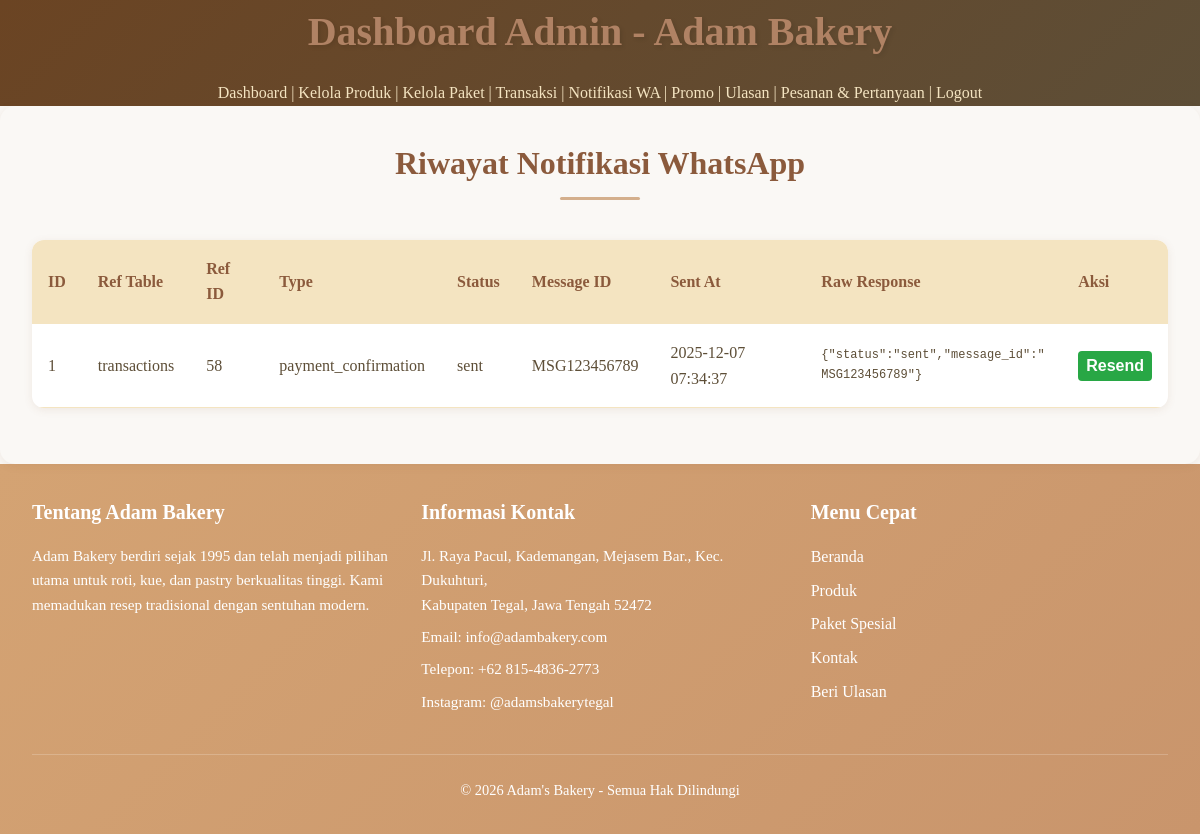
Page /admin/wa_notifications.php (signed in) on the committed database.
### tables this page shows
CREATE TABLE wa_notifications (
    id INT AUTO_INCREMENT PRIMARY KEY,
    ref_table VARCHAR(50) NOT NULL, 
    ref_id INT NOT NULL,
    type VARCHAR(50) NOT NULL,
    status VARCHAR(50) NOT NULL,
    message_id VARCHAR(255) DEFAULT NULL,
    raw_response TEXT DEFAULT NULL,
    sent_at TIMESTAMP DEFAULT CURRENT_TIMESTAMP
);

### admin/wa_notifications.php (the view, shortened to what this page needs)
<?php
include '../backend/db.php';
$sql = "SELECT * FROM wa_notifications ORDER BY sent_at DESC LIMIT 200";
$notifications = $conn->query($sql);
?>
<!DOCTYPE html>
<html lang="id">
<head>
    <link rel="stylesheet" href="/assets/css/style.css">
</head>
<body>
<header class="admin-header">
    <h1>Dashboard Admin - Adam Bakery</h1>
    <nav class="admin-nav">
        <a href="dashboard.php">Dashboard</a> |
        <a href="manage_products.php">Kelola Produk</a> |
        <a href="manage_packages.php">Kelola Paket</a> |
        <a href="view_transactions.php">Transaksi</a> |
        <a href="wa_notifications.php">Notifikasi WA</a> |
        <a href="admin_promos.php">Promo</a> |
        <a href="view_reviews.php">Ulasan</a> |
        <a href="view_custom_orders.php">Pesanan & Pertanyaan</a> |
        <a href="logout.php">Logout</a>
    </nav>
</header>
<main>
    <h2>Riwayat Notifikasi WhatsApp</h2>
    <table>
        <thead>
            <tr>
                <th>ID</th>
                <th>Ref Table</th>
                <th>Ref ID</th>
                <th>Type</th>
                <th>Status</th>
                <th>Message ID</th>
                <th>Sent At</th>
                <th>Raw Response</th>
                <th>Aksi</th>
            </tr>
        </thead>
        <tbody>
            <?php while ($row = $notifications->fetch_assoc()): ?>
            <tr>
                <td><?php echo $row['id']; ?></td>
                <td><?php echo htmlspecialchars($row['ref_table']); ?></td>
                <td><?php echo $row['ref_id']; ?></td>
                <td><?php echo htmlspecialchars($row['type']); ?></td>
                <td><?php echo htmlspecialchars($row['status']); ?></td>
                <td><?php echo htmlspecialchars($row['message_id']); ?></td>
                <td><?php echo htmlspecialchars($row['sent_at']); ?></td>
                <td style="max-width:300px; overflow:auto;"><pre style="white-space:pre-wrap; word-break:break-word; font-size:12px;"><?php echo htmlspecialchars($row['raw_response']); ?></pre></td>
                <td>
                    <form method="post" onsubmit="return confirm('Kirim ulang notifikasi ini ke admin?');">
                        <button type="submit" style="padding:6px 8px; background:#28a745; color:#fff; border:none; border-radius:4px;">Resend</button>
                    </form>
                </td>
            </tr>
            <?php endwhile; ?>
        </tbody>
    </table>
</main>
<?php include __DIR__ . '/../includes/footer.php'; ?>
</body>
</html>

### assets/css/style.css (style rules this page uses)
* { margin: 0; padding: 0; box-sizing: border-box; }
html, body { height: 100%; }
body { font-family: "Georgia", "Times New Roman", serif; font-size: 1rem; line-height: 1.6; color: #5d4e37; background-color: #faf8f5; display: flex; flex-direction: column; }
:root { --color-primary: #8b5a3c; --color-primary-dark: #6b4423; --color-primary-light: #c19a6b; --color-secondary: #d4af8c; --color-secondary-light: #f4e4c1; --color-secondary-lighter: #fff8e7; --color-white: #ffffff; --color-light-bg: #faf8f5; --color-light-border: #f0e0c0; --color-text-primary: #5d4e37; --color-text-secondary: #6b5b47; --color-text-light: #8b5a3c; --color-success: #28a745; --color-error: #dc3545; --color-warning: #ffc107; --color-info: #17a2b8; --spacing-xs: 0.25rem; --spacing-sm: 0.5rem; --spacing-md: 1rem; --spacing-lg: 1.5rem; --spacing-xl: 2rem; --spacing-2xl: 3rem; --radius-sm: 8px; --radius-md: 12px; --radius-lg: 15px; --radius-full: 50px; --shadow-sm: 0 2px 8px rgba(139, 90, 60, 0.1); --shadow-md: 0 4px 12px rgba(139, 90, 60, 0.15); --shadow-lg: 0 8px 25px rgba(139, 90, 60, 0.2); --transition: all 0.3s ease; }
h1, h2, h3, h4, h5, h6 { color: var(--color-primary); font-weight: 600; margin-bottom: var(--spacing-md); }
h1 { font-size: 2.5rem; text-shadow: 2px 2px 4px rgba(0, 0, 0, 0.1); }
h2 { font-size: 2rem; position: relative; text-align: center; padding-bottom: var(--spacing-md); }
h2::after { content: ""; display: block; width: 80px; height: 3px; background-color: var(--color-secondary); margin: var(--spacing-sm) auto 0; border-radius: 2px; }
a { color: var(--color-primary); text-decoration: none; transition: var(--transition); }
main { background-color: var(--color-light-bg); border-radius: var(--radius-lg); padding: var(--spacing-xl); box-shadow: var(--shadow-sm); position: relative; }
button, .btn, input[type="submit"] { background: linear-gradient(135deg, var(--color-secondary) 0%, var(--color-primary-light) 100%); color: var(--color-white); padding: var(--spacing-md) var(--spacing-xl); border: none; border-radius: var(--radius-full); font-size: 1rem; font-weight: 600; cursor: pointer; transition: var(--transition); display: inline-block; text-align: center; text-decoration: none; user-select: none; }
table { width: 100%; border-collapse: collapse; background: var(--color-white); border-radius: var(--radius-md); overflow: hidden; box-shadow: var(--shadow-sm); margin: var(--spacing-lg) 0; }
thead { background-color: var(--color-secondary-light); }
th, td { padding: var(--spacing-md); text-align: left; border-bottom: 1px solid var(--color-secondary-light); }
th { color: var(--color-primary); font-weight: 600; }
.admin-header { background: linear-gradient(135deg, var(--color-primary-dark) 0%, var(--color-text-primary) 100%); color: var(--color-secondary-light); text-align: center; }
.admin-header h1 { color: #b08264; }
.admin-nav a { color: var(--color-secondary-light); text-align: center; }

### rows in the picture
wa_notifications: id "1", ref_table "transactions", ref "58", type "payment_confirmation", status "sent", message "MSG123456789", sent_at "2025-12-07 07:34:37", raw_response "{\"status\":\"sent\",\"message_id\":\"MSG123456789\"}"

### other values in the picture
APP_NAME "Adam's Bakery"
